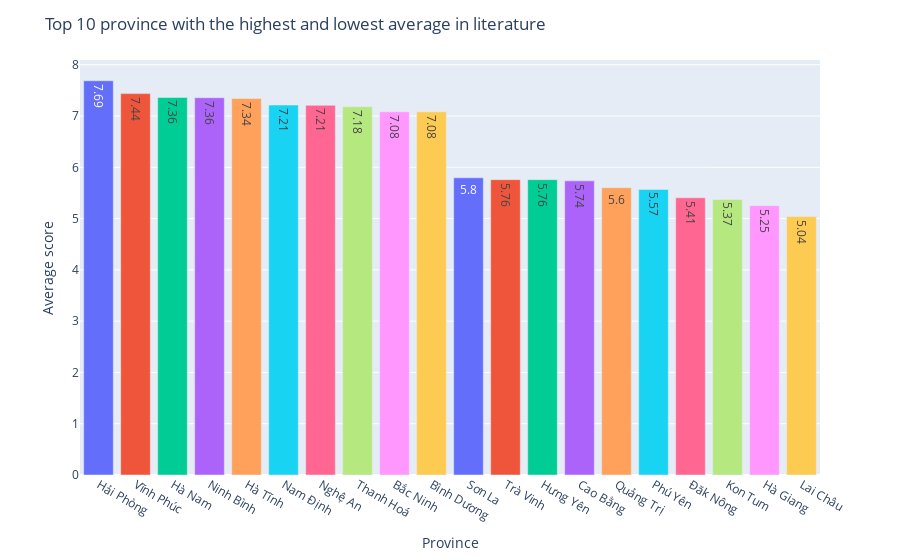

The notebook cell this image was saved under:
### Code cell
top10van = val.nlargest(10, "ngu_van")["ngu_van"]
meomeo = val.nsmallest(10, "ngu_van")["ngu_van"]
top10van = top10van.append(meomeo[::-1])
top10van
hoi_dong = [prov[i-1] for i in top10van.index]
fig = px.bar(x=hoi_dong, y=top10van.values, color=hoi_dong, text=top10van.values.round(2))
fig.update_layout(title="Top 10 province with the highest and lowest average in literature", xaxis_title="Province",yaxis_title="Average score",showlegend=False)

### Figure 1 — Plotly figure (JSON) as saved in the notebook; plotly's stock layout.template omitted (floating-point values rounded to 4 significant figures)
{"data": [{"alignmentgroup": "True", "hovertemplate": "color=Hải Phòng<br>x=%{x}<br>y=%{y}<br>text=%{text}<extra></extra>", "legendgroup": "Hải Phòng", "marker": {"color": "#636efa", "pattern": {"shape": ""}}, "name": "Hải Phòng", "offsetgroup": "Hải Phòng", "orientation": "v", "showlegend": true, "text": [7.69], "textposition": "auto", "type": "bar", "x": ["Hải Phòng"], "xaxis": "x", "y": [7.688], "yaxis": "y"}, {"alignmentgroup": "True", "hovertemplate": "color=Vĩnh Phúc<br>x=%{x}<br>y=%{y}<br>text=%{text}<extra></extra>", "legendgroup": "Vĩnh Phúc", "marker": {"color": "#EF553B", "pattern": {"shape": ""}}, "name": "Vĩnh Phúc", "offsetgroup": "Vĩnh Phúc", "orientation": "v", "showlegend": true, "text": [7.44], "textposition": "auto", "type": "bar", "x": ["Vĩnh Phúc"], "xaxis": "x", "y": [7.437], "yaxis": "y"}, {"alignmentgroup": "True", "hovertemplate": "color=Hà Nam<br>x=%{x}<br>y=%{y}<br>text=%{text}<extra></extra>", "legendgroup": "Hà Nam", "marker": {"color": "#00cc96", "pattern": {"shape": ""}}, "name": "Hà Nam", "offsetgroup": "Hà Nam", "orientation": "v", "showlegend": true, "text": [7.36], "textposition": "auto", "type": "bar", "x": ["Hà Nam"], "xaxis": "x", "y": [7.363], "yaxis": "y"}, {"alignmentgroup": "True", "hovertemplate": "color=Ninh Bình<br>x=%{x}<br>y=%{y}<br>text=%{text}<extra></extra>", "legendgroup": "Ninh Bình", "marker": {"color": "#ab63fa", "pattern": {"shape": ""}}, "name": "Ninh Bình", "offsetgroup": "Ninh Bình", "orientation": "v", "showlegend": true, "text": [7.36], "textposition": "auto", "type": "bar", "x": ["Ninh Bình"], "xaxis": "x", "y": [7.356], "yaxis": "y"}, {"alignmentgroup": "True", "hovertemplate": "color=Hà Tĩnh<br>x=%{x}<br>y=%{y}<br>text=%{text}<extra></extra>", "legendgroup": "Hà Tĩnh", "marker": {"color": "#FFA15A", "pattern": {"shape": ""}}, "name": "Hà Tĩnh", "offsetgroup": "Hà Tĩnh", "orientation": "v", "showlegend": true, "text": [7.34], "textposition": "auto", "type": "bar", "x": ["Hà Tĩnh"], "xaxis": "x", "y": [7.341], "yaxis": "y"}, {"alignmentgroup": "True", "hovertemplate": "color=Nam Định<br>x=%{x}<br>y=%{y}<br>text=%{text}<extra></extra>", "legendgroup": "Nam Định", "marker": {"color": "#19d3f3", "pattern": {"shape": ""}}, "name": "Nam Định", "offsetgroup": "Nam Định", "orientation": "v", "showlegend": true, "text": [7.21], "textposition": "auto", "type": "bar", "x": ["Nam Định"], "xaxis": "x", "y": [7.214], "yaxis": "y"}, {"alignmentgroup": "True", "hovertemplate": "color=Nghệ An<br>x=%{x}<br>y=%{y}<br>text=%{text}<extra></extra>", "legendgroup": "Nghệ An", "marker": {"color": "#FF6692", "pattern": {"shape": ""}}, "name": "Nghệ An", "offsetgroup": "Nghệ An", "orientation": "v", "showlegend": true, "text": [7.21], "textposition": "auto", "type": "bar", "x": ["Nghệ An"], "xaxis": "x", "y": [7.208], "yaxis": "y"}, {"alignmentgroup": "True", "hovertemplate": "color=Thanh Hoá<br>x=%{x}<br>y=%{y}<br>text=%{text}<extra></extra>", "legendgroup": "Thanh Hoá", "marker": {"color": "#B6E880", "pattern": {"shape": ""}}, "name": "Thanh Hoá", "offsetgroup": "Thanh Hoá", "orientation": "v", "showlegend": true, "text": [7.18], "textposition": "auto", "type": "bar", "x": ["Thanh Hoá"], "xaxis": "x", "y": [7.182], "yaxis": "y"}, {"alignmentgroup": "True", "hovertemplate": "color=Bắc Ninh<br>x=%{x}<br>y=%{y}<br>text=%{text}<extra></extra>", "legendgroup": "Bắc Ninh", "marker": {"color": "#FF97FF", "pattern": {"shape": ""}}, "name": "Bắc Ninh", "offsetgroup": "Bắc Ninh", "orientation": "v", "showlegend": true, "text": [7.08], "textposition": "auto", "type": "bar", "x": ["Bắc Ninh"], "xaxis": "x", "y": [7.083], "yaxis": "y"}, {"alignmentgroup": "True", "hovertemplate": "color=Bình Dương<br>x=%{x}<br>y=%{y}<br>text=%{text}<extra></extra>", "legendgroup": "Bình Dương", "marker": {"color": "#FECB52", "pattern": {"shape": ""}}, "name": "Bình Dương", "offsetgroup": "Bình Dương", "orientation": "v", "showlegend": true, "text": [7.08], "textposition": "auto", "type": "bar", "x": ["Bình Dương"], "xaxis": "x", "y": [7.082], "yaxis": "y"}, {"alignmentgroup": "True", "hovertemplate": "color=Sơn La<br>x=%{x}<br>y=%{y}<br>text=%{text}<extra></extra>", "legendgroup": "Sơn La", "marker": {"color": "#636efa", "pattern": {"shape": ""}}, "name": "Sơn La", "offsetgroup": "Sơn La", "orientation": "v", "showlegend": true, "text": [5.8], "textposition": "auto", "type": "bar", "x": ["Sơn La"], "xaxis": "x", "y": [5.795], "yaxis": "y"}, {"alignmentgroup": "True", "hovertemplate": "color=Trà Vinh<br>x=%{x}<br>y=%{y}<br>text=%{text}<extra></extra>", "legendgroup": "Trà Vinh", "marker": {"color": "#EF553B", "pattern": {"shape": ""}}, "name": "Trà Vinh", "offsetgroup": "Trà Vinh", "orientation": "v", "showlegend": true, "text": [5.76], "textposition": "auto", "type": "bar", "x": ["Trà Vinh"], "xaxis": "x", "y": [5.76], "yaxis": "y"}, {"alignmentgroup": "True", "hovertemplate": "color=Hưng Yên<br>x=%{x}<br>y=%{y}<br>text=%{text}<extra></extra>", "legendgroup": "Hưng Yên", "marker": {"color": "#00cc96", "pattern": {"shape": ""}}, "name": "Hưng Yên", "offsetgroup": "Hưng Yên", "orientation": "v", "showlegend": true, "text": [5.76], "textposition": "auto", "type": "bar", "x": ["Hưng Yên"], "xaxis": "x", "y": [5.759], "yaxis": "y"}, {"alignmentgroup": "True", "hovertemplate": "color=Cao Bằng<br>x=%{x}<br>y=%{y}<br>text=%{text}<extra></extra>", "legendgroup": "Cao Bằng", "marker": {"color": "#ab63fa", "pattern": {"shape": ""}}, "name": "Cao Bằng", "offsetgroup": "Cao Bằng", "orientation": "v", "showlegend": true, "text": [5.74], "textposition": "auto", "type": "bar", "x": ["Cao Bằng"], "xaxis": "x", "y": [5.735], "yaxis": "y"}, {"alignmentgroup": "True", "hovertemplate": "color=Quảng Trị<br>x=%{x}<br>y=%{y}<br>text=%{text}<extra></extra>", "legendgroup": "Quảng Trị", "marker": {"color": "#FFA15A", "pattern": {"shape": ""}}, "name": "Quảng Trị", "offsetgroup": "Quảng Trị", "orientation": "v", "showlegend": true, "text": [5.6], "textposition": "auto", "type": "bar", "x": ["Quảng Trị"], "xaxis": "x", "y": [5.602], "yaxis": "y"}, {"alignmentgroup": "True", "hovertemplate": "color=Phú Yên<br>x=%{x}<br>y=%{y}<br>text=%{text}<extra></extra>", "legendgroup": "Phú Yên", "marker": {"color": "#19d3f3", "pattern": {"shape": ""}}, "name": "Phú Yên", "offsetgroup": "Phú Yên", "orientation": "v", "showlegend": true, "text": [5.57], "textposition": "auto", "type": "bar", "x": ["Phú Yên"], "xaxis": "x", "y": [5.568], "yaxis": "y"}, {"alignmentgroup": "True", "hovertemplate": "color=Đăk Nông<br>x=%{x}<br>y=%{y}<br>text=%{text}<extra></extra>", "legendgroup": "Đăk Nông", "marker": {"color": "#FF6692", "pattern": {"shape": ""}}, "name": "Đăk Nông", "offsetgroup": "Đăk Nông", "orientation": "v", "showlegend": true, "text": [5.41], "textposition": "auto", "type": "bar", "x": ["Đăk Nông"], "xaxis": "x", "y": [5.406], "yaxis": "y"}, {"alignmentgroup": "True", "hovertemplate": "color=Kon Tum<br>x=%{x}<br>y=%{y}<br>text=%{text}<extra></extra>", "legendgroup": "Kon Tum", "marker": {"color": "#B6E880", "pattern": {"shape": ""}}, "name": "Kon Tum", "offsetgroup": "Kon Tum", "orientation": "v", "showlegend": true, "text": [5.37], "textposition": "auto", "type": "bar", "x": ["Kon Tum"], "xaxis": "x", "y": [5.373], "yaxis": "y"}, {"alignmentgroup": "True", "hovertemplate": "color=Hà Giang<br>x=%{x}<br>y=%{y}<br>text=%{text}<extra></extra>", "legendgroup": "Hà Giang", "marker": {"color": "#FF97FF", "pattern": {"shape": ""}}, "name": "Hà Giang", "offsetgroup": "Hà Giang", "orientation": "v", "showlegend": true, "text": [5.25], "textposition": "auto", "type": "bar", "x": ["Hà Giang"], "xaxis": "x", "y": [5.252], "yaxis": "y"}, {"alignmentgroup": "True", "hovertemplate": "color=Lai Châu<br>x=%{x}<br>y=%{y}<br>text=%{text}<extra></extra>", "legendgroup": "Lai Châu", "marker": {"color": "#FECB52", "pattern": {"shape": ""}}, "name": "Lai Châu", "offsetgroup": "Lai Châu", "orientation": "v", "showlegend": true, "text": [5.04], "textposition": "auto", "type": "bar", "x": ["Lai Châu"], "xaxis": "x", "y": [5.04], "yaxis": "y"}], "layout": {"barmode": "relative", "legend": {"title": {"text": "color"}, "tracegroupgap": 0}, "margin": {"t": 60}, "showlegend": false, "title": {"text": "Top 10 province with the highest and lowest average in literature"}, "xaxis": {"anchor": "y", "domain": [0, 1], "title": {"text": "Province"}}, "yaxis": {"anchor": "x", "domain": [0, 1], "title": {"text": "Average score"}}}}
